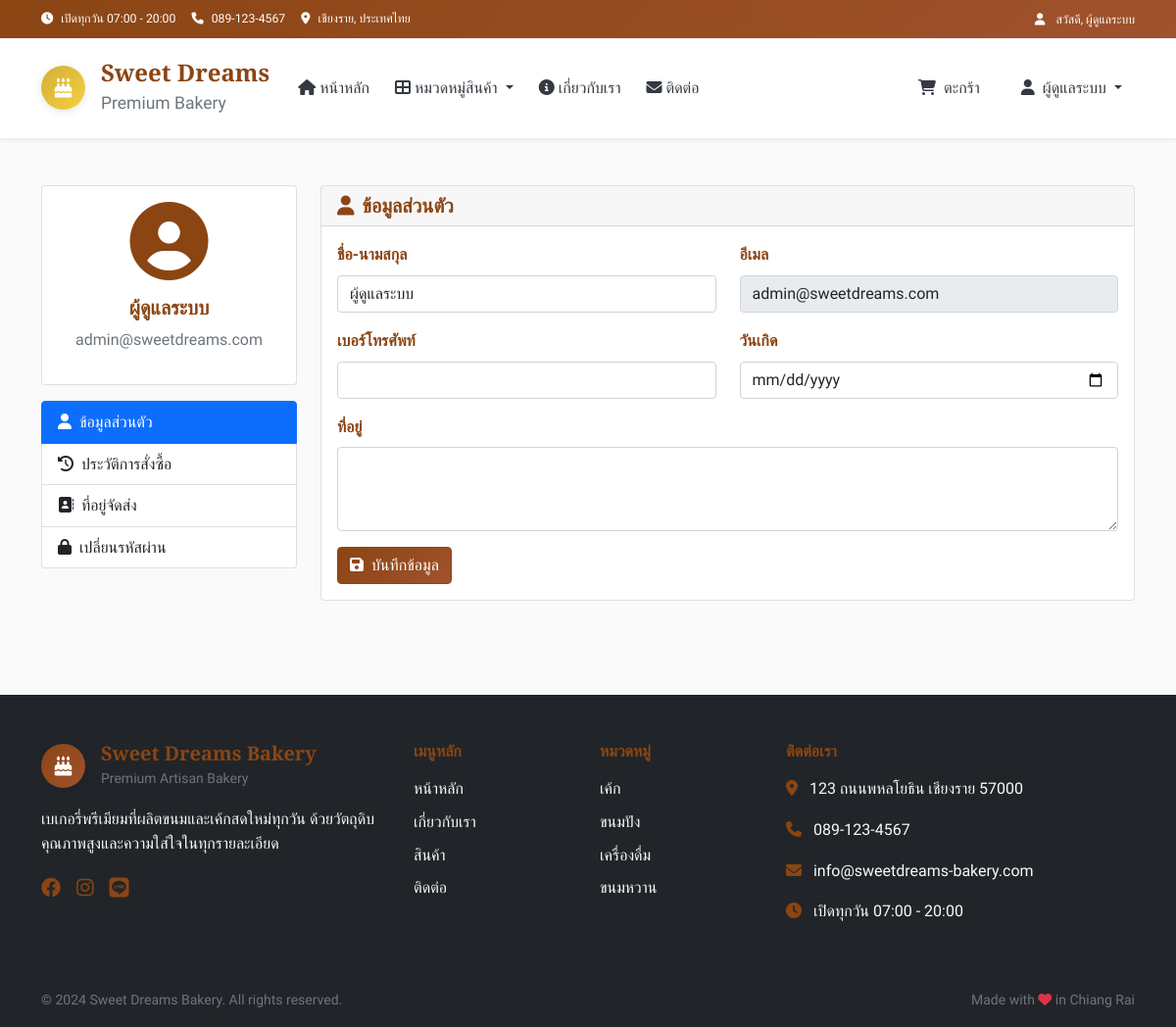
Screenshot of /profile (signed in) with the database file from the repository.
### tables this page shows
CREATE TABLE users (
        id INTEGER PRIMARY KEY AUTOINCREMENT,
        username TEXT UNIQUE NOT NULL,
        email TEXT UNIQUE NOT NULL,
        password TEXT NOT NULL,
        full_name TEXT,
        phone TEXT,
        address TEXT,
        role TEXT DEFAULT 'customer',
        created_at TIMESTAMP DEFAULT CURRENT_TIMESTAMP
    );

CREATE TABLE categories (
        id INTEGER PRIMARY KEY AUTOINCREMENT,
        name TEXT UNIQUE NOT NULL,
        name_en TEXT,
        icon TEXT,
        description TEXT,
        display_order INTEGER DEFAULT 0
    );

### app.py (the view)
@app.route('/profile')
def profile():
    if not session.get('user_id'):
        flash('กรุณาเข้าสู่ระบบก่อน')
        return redirect(url_for('login'))
    conn = get_db_connection()
    user = conn.execute(
        "SELECT * FROM users WHERE id = ?", (session.get('user_id'),)
    ).fetchone()
    orders = conn.execute("""
        SELECT * FROM orders
        WHERE user_id = ?
        ORDER BY created_at DESC
    """, (session.get('user_id'),)).fetchall()
    conn.close()
    return render_template('profile.html', user=user, orders=orders)

### templates/profile.html (shortened to what this page needs)
{% extends "layout.html" %}
{% block content %}
<div class="container py-5">
    <div class="row">
        <div class="col-md-3 mb-4">
            <div class="card">
                <div class="card-body text-center">
                    <div class="mb-3">
                        <i class="fas fa-user-circle fa-5x text-primary"></i>
                    </div>
                    <h5>{{ user.full_name or user.username }}</h5>
                    <p class="text-muted">{{ user.email }}</p>
                </div>
            </div>
            <div class="list-group mt-3">
                <a href="#profile-info" class="list-group-item list-group-item-action active" data-tab="profile-info">
                    <i class="fas fa-user me-2"></i>ข้อมูลส่วนตัว
                </a>
                <a href="#order-history" class="list-group-item list-group-item-action" data-tab="order-history">
                    <i class="fas fa-history me-2"></i>ประวัติการสั่งซื้อ
                </a>
                <a href="#address-book" class="list-group-item list-group-item-action" data-tab="address-book">
                    <i class="fas fa-address-book me-2"></i>ที่อยู่จัดส่ง
                </a>
                <a href="#change-password" class="list-group-item list-group-item-action" data-tab="change-password">
                    <i class="fas fa-lock me-2"></i>เปลี่ยนรหัสผ่าน
                </a>
            </div>
        </div>
        <div class="col-md-9">
            <div class="tab-content active" id="profile-info">
                <div class="card">
                    <div class="card-header">
                        <h5 class="mb-0">
                            <i class="fas fa-user text-primary me-2"></i>ข้อมูลส่วนตัว
                        </h5>
                    </div>
                    <div class="card-body">
                        <form method="POST" action="/update_profile">
                            <div class="row">
                                <div class="col-md-6 mb-3">
                                    <label class="form-label">ชื่อ-นามสกุล</label>
                                    <input type="text" class="form-control" name="full_name"
                                           value="{{ user.full_name or '' }}">
                                </div>
                                <div class="col-md-6 mb-3">
                                    <label class="form-label">อีเมล</label>
                                    <input type="email" class="form-control" name="email"
                                           value="{{ user.email }}" readonly>
                                </div>
                            </div>
                            <div class="row">
                                <div class="col-md-6 mb-3">
                                    <label class="form-label">เบอร์โทรศัพท์</label>
                                    <input type="tel" class="form-control" name="phone"
                                           value="{{ user.phone or '' }}">
                                </div>
                                <div class="col-md-6 mb-3">
                                    <label class="form-label">วันเกิด</label>
                                    <input type="date" class="form-control" name="birthday">
                                </div>
                            </div>
                            <div class="mb-3">
                                <label class="form-label">ที่อยู่</label>
                                <textarea class="form-control" name="address" rows="3">{{ user.address or '' }}</textarea>
                            </div>
                            <button type="submit" class="btn btn-primary">
                                <i class="fas fa-save me-2"></i>บันทึกข้อมูล
                            </button>
                        </form>
                    </div>
                </div>
            </div>
        </div>
    </div>
</div>
{% endblock %}

### templates/layout.html (shortened to what this page needs)
<!DOCTYPE html>
<html lang="th" data-bs-theme="light">
<head>
    <link href="https://cdn.jsdelivr.net/npm/bootstrap@5.0.2/dist/css/bootstrap.min.css" rel="stylesheet">
    <link rel="stylesheet" href="https://cdnjs.cloudflare.com/ajax/libs/font-awesome/6.4.0/css/all.min.css">
    <link rel="stylesheet" href="{{ url_for('static', filename='css/main.css') }}">
    {% if session.get('role') == 'admin' %}
    <link rel="stylesheet" href="{{ url_for('static', filename='css/admin.css') }}">
    {% endif %}
</head>
<body>
    <header>
        <div class="top-bar bg-primary text-white py-2">
            <div class="container">
                <div class="row align-items-center">
                    <div class="col-md-8">
                        <small class="d-flex align-items-center flex-wrap gap-3">
                            <span><i class="fas fa-clock me-2"></i>เปิดทุกวัน 07:00 - 20:00</span>
                            <span><i class="fas fa-phone me-2"></i>089-123-4567</span>
                            <span><i class="fas fa-map-marker-alt me-2"></i>เชียงราย, ประเทศไทย</span>
                        </small>
                    </div>
                    <div class="col-md-4 text-end">
                        {% if session.get('user_id') %}
                            <small>
                                <i class="fas fa-user me-2"></i>
                                สวัสดี, {{ session.get('full_name') or session.get('username') }}
                            </small>
                        {% endif %}
                    </div>
                </div>
            </div>
        </div>
    </header>
    <nav class="navbar navbar-expand-lg navbar-light bg-white shadow-sm sticky-top" aria-label="Main navigation">
        <div class="container">
            <a class="navbar-brand d-flex align-items-center" href="{{ url_for('index') }}">
                <div class="logo-container me-3">
                    <div class="logo-circle">
                        <i class="fas fa-birthday-cake" aria-hidden="true"></i>
                    </div>
                </div>
                <div class="brand-info d-none d-md-block">
                    <h4 class="mb-0 brand-name">Sweet Dreams</h4>
                    <small class="text-muted">Premium Bakery</small>
                </div>
            </a>
            <div class="collapse navbar-collapse" id="navbarNav">
                <ul class="navbar-nav me-auto mb-2 mb-lg-0">
                    <li class="nav-item">
                        <a class="nav-link fw-500 {% if request.endpoint == 'index' %}active{% endif %}" href="{{ url_for('index') }}">
                            <i class="fas fa-home me-1"></i>หน้าหลัก
                        </a>
                    </li>
                    <li class="nav-item dropdown">
                        <a class="nav-link dropdown-toggle fw-500" href="#" role="button" data-bs-toggle="dropdown" aria-expanded="false">
                            <i class="fas fa-th-large me-1"></i>หมวดหมู่สินค้า
                        </a>
                    </li>
                    <li class="nav-item">
                        <a class="nav-link fw-500" href="{{ url_for('index') }}#about">
                            <i class="fas fa-info-circle me-1"></i>เกี่ยวกับเรา
                        </a>
                    </li>
                    <li class="nav-item">
                        <a class="nav-link fw-500" href="{{ url_for('index') }}#contact">
                            <i class="fas fa-envelope me-1"></i>ติดต่อ
                        </a>
                    </li>
                </ul>
                <ul class="navbar-nav ms-auto">
                    <li class="nav-item me-3">
                        <a class="nav-link position-relative fw-500 cart-link" href="{{ url_for('cart') }}">
                            <i class="fas fa-shopping-cart me-1"></i>
                            <span class="d-none d-lg-inline">ตะกร้า</span>
                        </a>
                    </li>
                    {% if session.get('user_id') %}
                        <li class="nav-item dropdown">
                            <a class="nav-link dropdown-toggle fw-500" href="#" role="button" data-bs-toggle="dropdown" aria-expanded="false">
                                <i class="fas fa-user me-1"></i>
                                <span class="d-none d-lg-inline">{{ session.get('full_name') or session.get('username') }}</span>
                            </a>
                        </li>
                    {% endif %}
                </ul>
            </div>
        </div>
    </nav>
    <main>
        {% block content %}{% endblock %}
    </main>
    <footer class="bg-dark text-white mt-5">
        <div class="container py-5">
            <div class="row gy-4">
                <div class="col-lg-4">
                    <div class="d-flex align-items-center mb-3">
                        <div class="logo-circle bg-primary me-3">
                            <i class="fas fa-birthday-cake text-white" aria-hidden="true"></i>
                        </div>
                        <div>
                            <h5 class="mb-0 text-primary">Sweet Dreams Bakery</h5>
                            <small class="text-muted">Premium Artisan Bakery</small>
                        </div>
                    </div>
                    <p class="text-light">
                        เบเกอรี่พรีเมียมที่ผลิตขนมและเค้กสดใหม่ทุกวัน
                        ด้วยวัตถุดิบคุณภาพสูงและความใส่ใจในทุกรายละเอียด
                    </p>
                    <div class="d-flex gap-3">
                        <a href="#" class="text-primary fs-5" aria-label="Facebook"><i class="fab fa-facebook"></i></a>
                        <a href="#" class="text-primary fs-5" aria-label="Instagram"><i class="fab fa-instagram"></i></a>
                        <a href="#" class="text-primary fs-5" aria-label="Line"><i class="fab fa-line"></i></a>
                    </div>
                </div>
                <div class="col-lg-2 col-md-6">
                    <h6 class="text-primary mb-3">เมนูหลัก</h6>
                    <ul class="list-unstyled">
                        <li class="mb-2"><a href="{{ url_for('index') }}" class="text-light text-decoration-none">หน้าหลัก</a></li>
                        <li class="mb-2"><a href="{{ url_for('index') }}#about" class="text-light text-decoration-none">เกี่ยวกับเรา</a></li>
                        <li class="mb-2"><a href="{{ url_for('index') }}#products" class="text-light text-decoration-none">สินค้า</a></li>
                        <li class="mb-2"><a href="{{ url_for('index') }}#contact" class="text-light text-decoration-none">ติดต่อ</a></li>
                    </ul>
                </div>
                <div class="col-lg-2 col-md-6">
                    <h6 class="text-primary mb-3">หมวดหมู่</h6>
                    <ul class="list-unstyled">
                        {% if categories %}
                            {% for category in categories[:4] %}
                            <li class="mb-2">
                                <a href="{{ url_for('category_by_id', category_id=category.id) }}" class="text-light text-decoration-none">
                                    {{ category.name }}
                                </a>
                            </li>
                            {% endfor %}
                        {% endif %}
                    </ul>
                </div>
                <div class="col-lg-4">
                    <h6 class="text-primary mb-3">ติดต่อเรา</h6>
                    <div class="mb-3">
                        <i class="fas fa-map-marker-alt text-primary me-2"></i>
                        <span class="text-light">123 ถนนพหลโยธิน เชียงราย 57000</span>
                    </div>
                    <div class="mb-3">
                        <i class="fas fa-phone text-primary me-2"></i>
                        <span class="text-light">089-123-4567</span>
                    </div>
                    <div class="mb-3">
                        <i class="fas fa-envelope text-primary me-2"></i>
                        <span class="text-light">info@sweetdreams-bakery.com</span>
                    </div>
                    <div>
                        <i class="fas fa-clock text-primary me-2"></i>
                        <span class="text-light">เปิดทุกวัน 07:00 - 20:00</span>
                    </div>
                </div>
            </div>
        </div>
        <div class="bg-black py-3">
            <div class="container">
                <div class="row align-items-center">
                    <div class="col-md-6">
                        <small class="text-muted">
                            © 2024 Sweet Dreams Bakery. All rights reserved.
                        </small>
                    </div>
                    <div class="col-md-6 text-md-end">
                        <small class="text-muted">
                            Made with <i class="fas fa-heart text-danger"></i> in Chiang Rai
                        </small>
                    </div>
                </div>
            </div>
        </div>
    </footer>
    <div class="toast-container position-fixed bottom-0 end-0 p-3" style="z-index: 1055;">
    </div>
</body>
</html>

### rows the page displays
users: get "ผู้ดูแลระบบ", full_name "ผู้ดูแลระบบ", email "admin@sweetdreams.com"
categories: name "เค้ก"
categories: name "ขนมปัง"
categories: name "เครื่องดื่ม"
categories: name "ขนมหวาน"
